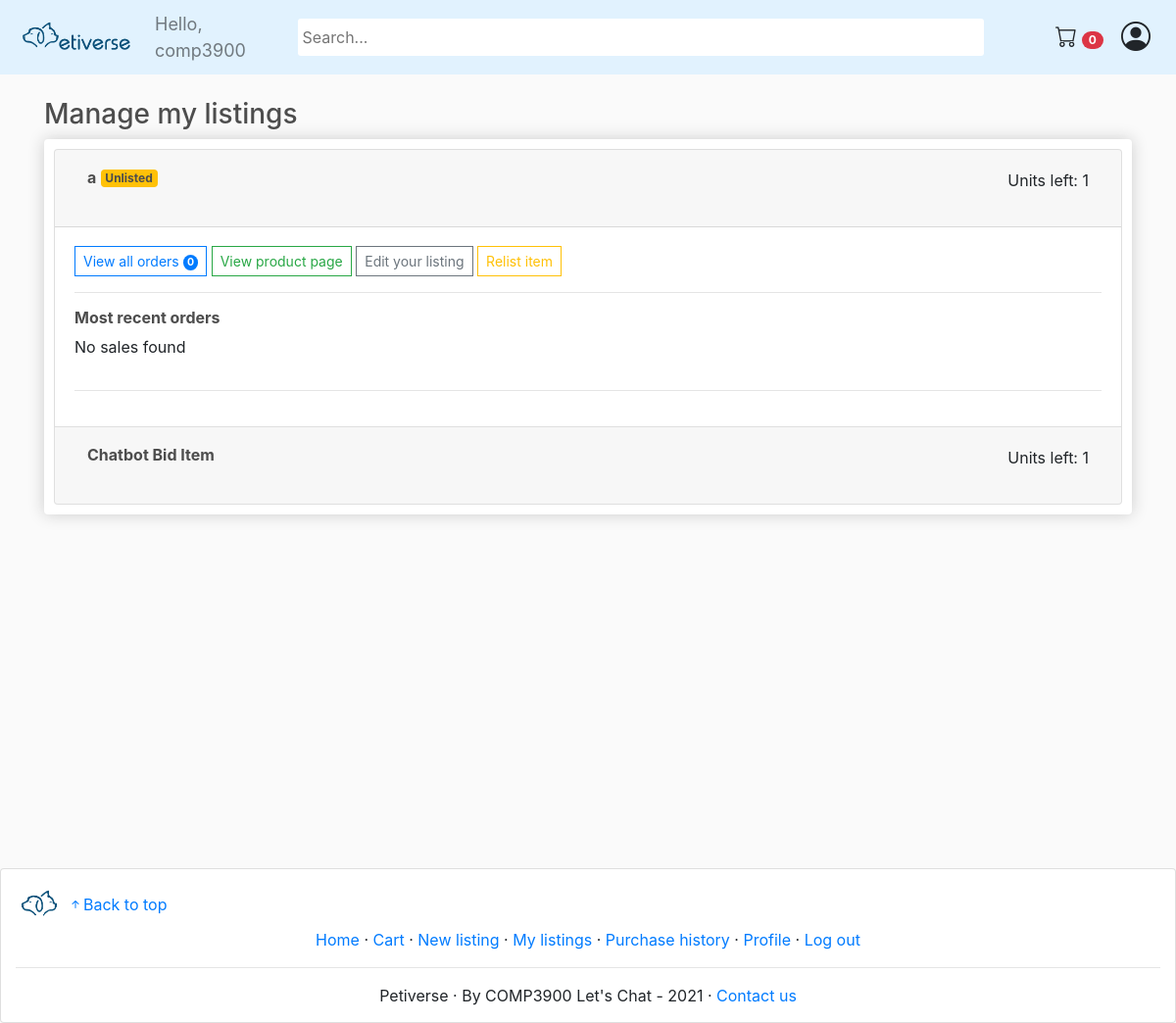
The page /my_listings/ (signed in) on the database as committed earlier.
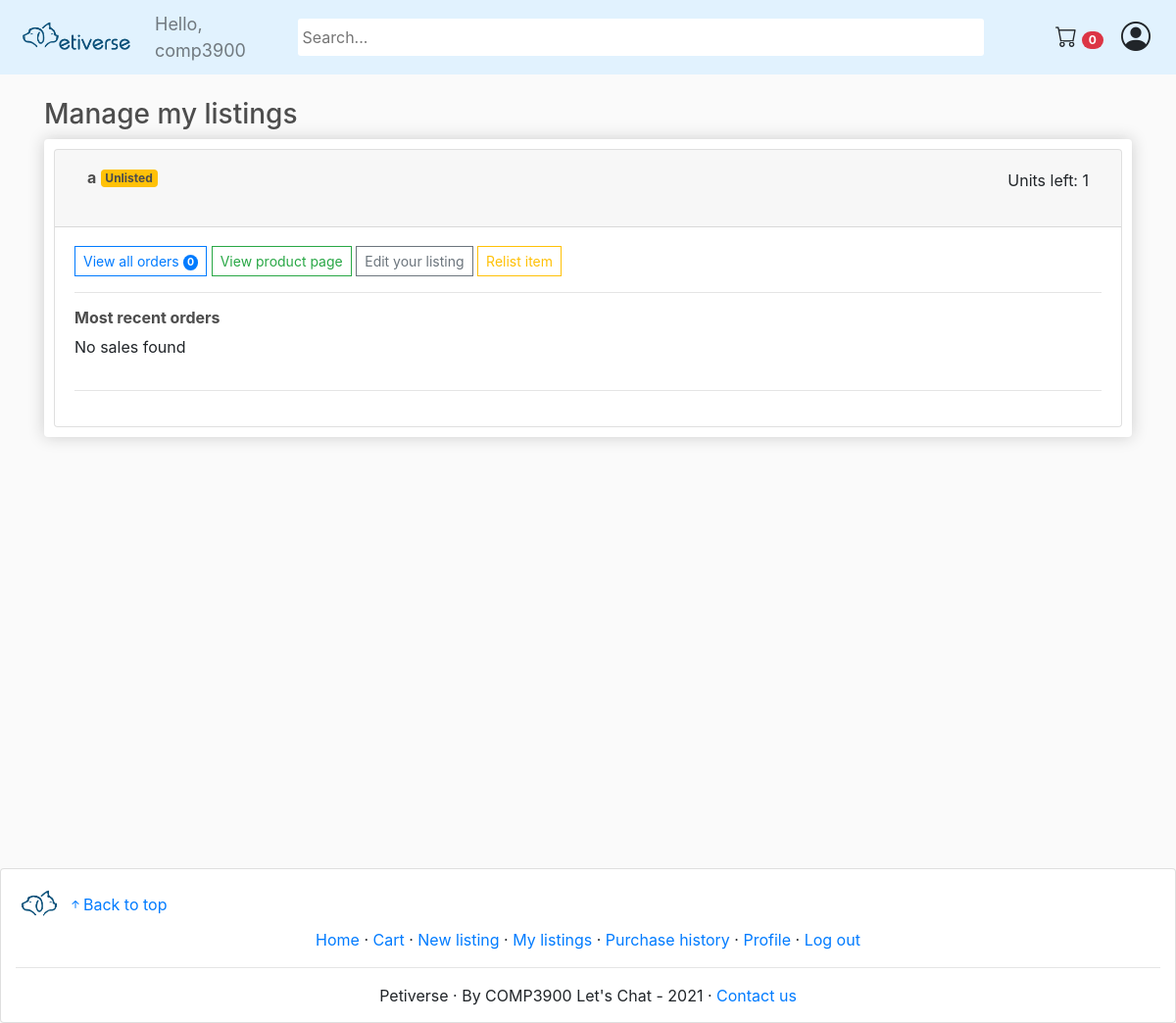
The same page on the database as committed later.
### store/models.py (models this page shows, shortened)
class Product(models.Model):
    name = models.CharField(max_length=200)
    selling_type = models.CharField(max_length=10, choices=SELLING_CHOICES, default='sale')
    price = models.DecimalField(max_digits=30, decimal_places=2)
    starting_bid = models.DecimalField(max_digits=30, decimal_places=2, default=0)
    end_date = models.DateTimeField(default=timezone.now, blank=True, null=True)
    highest_bidder = models.ForeignKey(Customer, on_delete=models.CASCADE, null=True, blank=True, related_name='highest_bidder')
    remaining_unit = models.IntegerField()
    sold_unit = models.IntegerField(default=0)
    isAnimal = models.BooleanField(default=False,null=True, blank=True)
    description = models.TextField(max_length=1000)
    image = models.ImageField(null=True, blank=True)
    warranty = models.CharField(max_length=200, null=True)
    delivery_period = models.DurationField()
    seller = models.ForeignKey(Customer, on_delete=models.CASCADE, null=True, blank=True)
    tags = TaggableManager()
    estimated_date = models.DateTimeField(editable=False, blank=True, null=True)
    slug_str = models.SlugField(blank=True)
    is_active = models.BooleanField(default=True)
    imageUri = models.TextField(blank=True)

### store/views.py (the view)
# urls.py: path('my_listings/', views.my_listings, name='my_listings'),
def my_listings(request):
    if not request.user.is_authenticated:
        return redirect('login')
    customer = request.user.customer
    cartItems = cart_items(customer)
    products = Product.objects.filter(seller=customer)
    items = []
    for product in products:
        order_items = OrderItem.objects.filter(product=product).order_by('-date_added')
        items.append({
            'product': product,
            'recent_orders': order_items[:recent_orders_display_size],
            'n_orders': order_items.count()
        })
    context = {'items': items, 'cartItems':cartItems}
    return render(request, 'store/my_listings.html', context)

### store/models.py (called while the page is built)
	@property
	def get_cart_items(self):
		orderitems = self.orderitem_set.all()
		total = sum([item.quantity for item in orderitems])
		return total

### store/views.py (called while the page is built)
def cart_items (customer):
    order, created = Order.objects.get_or_create(customer=customer, complete=False)
    items = order.orderitem_set.all()
    items = order.get_cart_items
    return items

### store/templates/store/my_listings.html (shortened to what this page needs)
{% extends 'store/main.html' %}
{% load static %}
{% block content %}
<h3>Manage my listings</h3>
<div class="box-element">
    <div class="accordion accordion-flush" id="accordion">
        {% for item in items %}
        <div class="card">
        <div class="card-header" id="heading{{ forloop.counter }}">
            <h2 class="mb-0">
            <button class="btn btn-block text-left" type="button" data-toggle="collapse" data-target="#collapse{{ forloop.counter }}">
                <h6 class="item-heading" style="float:left"><strong>{{item.product.name}}</strong> {% if not item.product.is_active %}<span class="badge bg-warning unlisted-badge"> Unlisted</span>{% endif %}</h6>
                <p style="float:right">Units left: {{item.product.remaining_unit}}</p>
            </button>
            </h2>
        </div>
        <div id="collapse{{ forloop.counter }}" class="collapse {% if forloop.counter == 1 %} show {% endif %}" data-parent="#accordion" data-slug="{{item.product.slug_str}}" data-active="{{item.product.is_active | lower}}">
            <div class="card-body">
                <a class="btn btn-outline-primary btn-sm" href="{% url 'view_orders' item.product.slug_str %}"> View all orders <span class="badge rounded-pill bg-primary" style="color:white">{{item.n_orders}}</span></a>
                <a class="btn btn-outline-success btn-sm" href="{% url 'product_page' item.product.slug_str %}"> View product page</a>
                <a class="btn btn-outline-secondary btn-sm" href="{% url 'edit_listing' item.product.slug_str %}">Edit your listing</a>
                <btn class="btn btn-outline-warning btn-sm btn-relist"> {% if item.product.is_active %} Unlist item {% else %} Relist item {% endif %}</btn>
                <hr>
                <h6><strong>Most recent orders</strong></h6>
                <ol class="list-group">
                    {% for order_item in item.recent_orders %}
                    <li class="list-group-item">
                        <h6 style="margin-bottom:15px;"><strong><a href="{% url 'user_profile' order_item.order.customer.slug_str %}">{{order_item.order.customer.nickname}}</a></strong></h6>
                        <p>Quantity: {{order_item.quantity}}</p>
                        <p>Contact Details: <a href="mailto:{{order_item.order.customer.email}}">{{order_item.order.customer.email}}</a>{%if order_item.order.customer.contactNo%}, {{order_item.order.customer.contactNo}}{%endif%}</p>
                        <p>Date ordered: {{order_item.order.date_ordered}}</p>
                    </li>
                    {% empty %}
                    <p>No sales found</p>
                    {% endfor %}
                </ol>
                <hr>
            </div>
        </div>
        </div>
        {% empty %}
        <p>You haven't listed any products yet</p>
        {% endfor %}
    </div>
</div>
{% endblock content %}

Rows that differ between the two databases and show on the page:
removed Product: product.name "Chatbot Bid Item", product.remaining_unit "1"
